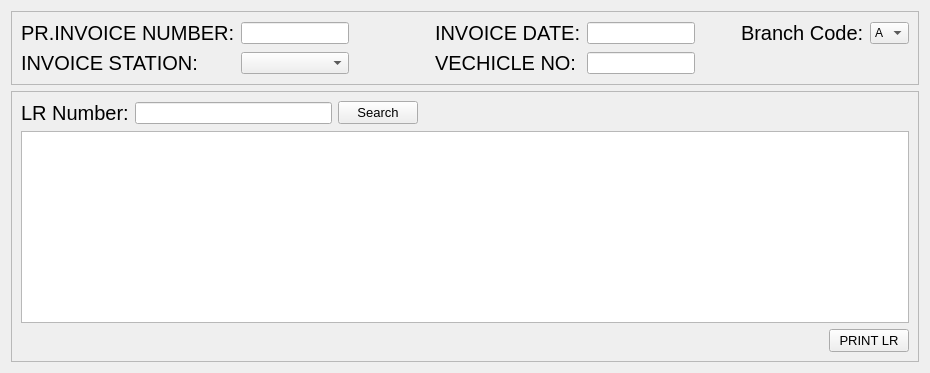
                        <widget class="QWidget" name="tab_2">
                            <attribute name="title">
                                <string>INVOICE</string>
                            </attribute>
                            <layout class="QVBoxLayout" name="verticalLayout_5">
                                <item>
                                    <widget class="QFrame" name="InvoiceTopFrame">
                                        <property name="frameShape">
                                            <enum>QFrame::StyledPanel</enum>
                                        </property>
                                        <property name="frameShadow">
                                            <enum>QFrame::Raised</enum>
                                        </property>
                                        <layout class="QVBoxLayout" name="verticalLayout_4">
                                            <item>
                                                <layout class="QGridLayout" name="gridLayout_3">
                                                    <item row="0" column="2">
                                                        <spacer name="horizontalSpacer_11">
                                                            <property name="orientation">
                                                                <enum>Qt::Horizontal</enum>
                                                            </property>
                                                            <property name="sizeHint" stdset="0">
                                                                <size>
                                                                    <width>40</width>
                                                                    <height>20</height>
                                                                </size>
                                                            </property>
                                                        </spacer>
                                                    </item>
                                                    <item row="1" column="3">
                                                        <spacer name="horizontalSpacer_10">
                                                            <property name="orientation">
                                                                <enum>Qt::Horizontal</enum>
                                                            </property>
                                                            <property name="sizeHint" stdset="0">
                                                                <size>
                                                                    <width>40</width>
                                                                    <height>20</height>
                                                                </size>
                                                            </property>
                                                        </spacer>
                                                    </item>
                                                    <item row="0" column="5">
                                                        <widget class="QLabel" name="label_15">
                                                            <property name="font">
                                                                <font>
                                                                    <pointsize>15</pointsize>
                                                                </font>
                                                            </property>
                                                            <property name="text">
                                                                <string>INVOICE DATE:</string>
                                                            </property>
                                                        </widget>
                                                    </item>
                                                    <item row="1" column="5">
                                                        <widget class="QLabel" name="label_41">
                                                            <property name="font">
                                                                <font>
                                                                    <pointsize>15</pointsize>
                                                                </font>
                                                            </property>
                                                            <property name="text">
                                                                <string>VECHICLE NO:</string>
                                                            </property>
                                                        </widget>
                                                    </item>
                                                    <item row="0" column="0">
                                                        <widget class="QLabel" name="label_17">
                                                            <property name="font">
                                                                <font>
                                                                    <pointsize>15</pointsize>
                                                                </font>
                                                            </property>
                                                            <property name="text">
                                                                <string>PR.INVOICE NUMBER:</string>
                                                            </property>
                                                        </widget>
                                                    </item>
                                                    <item row="0" column="1">
                                                        <widget class="QLineEdit" name="PrintInvoiceNumInput"/>
                                                    </item>
                                                    <item row="0" column="6">
                                                        <widget class="QLineEdit" name="ChangeAsButtonCalInvoice"/>
                                                    </item>
                                                    <item row="1" column="6">
                                                        <widget class="QLineEdit" name="InvoiceVechicleNumInput"/>
                                                    </item>
                                                    <item row="0" column="8">
                                                        <widget class="QLabel" name="label_45">
                                                            <property name="font">
                                                                <font>
                                                                    <pointsize>15</pointsize>
                                                                    <weight>50</weight>
                                                                    <italic>false</italic>
                                                                    <bold>false</bold>
                                                                    <underline>false</underline>
                                                                </font>
                                                            </property>
                                                            <property name="text">
                                                                <string>Branch Code:</string>
                                                            </property>
                                                        </widget>
                                                    </item>
                                                    <item row="1" column="0">
                                                        <widget class="QLabel" name="label_40">
                                                            <property name="font">
                                                                <font>
                                                                    <pointsize>15</pointsize>
                                                                </font>
                                                            </property>
                                                            <property name="text">
                                                                <string>INVOICE STATION:</string>
                                                            </property>
                                                        </widget>
                                                    </item>
                                                    <item row="0" column="10">
                                                        <widget class="QComboBox" name="InvoiceBranchCode">
                                                            <item>
                                                                <property name="text">
                                                                    <string>A</string>
                                                                </property>
                                                            </item>
                                                            <item>
                                                                <property name="text">
                                                                    <string>B</string>
                                                                </property>
                                                            </item>
                                                            <item>
                                                                <property name="text">
                                                                    <string>C</string>
                                                                </property>
                                                            </item>
                                                            <item>
                                                                <property name="text">
                                                                    <string>D</string>
                                                                </property>
                                                            </item>
                                                        </widget>
                                                    </item>
                                                    <item row="1" column="1">
                                                        <widget class="QComboBox" name="comboBox"/>
                                                    </item>
                                                    <item row="0" column="7">
                                                        <spacer name="horizontalSpacer_12">
                                                            <property name="orientation">
                                                                <enum>Qt::Horizontal</enum>
                                                            </property>
                                                            <property name="sizeHint" stdset="0">
                                                                <size>
                                                                    <width>40</width>
                                                                    <height>20</height>
                                                                </size>
                                                            </property>
                                                        </spacer>
                                                    </item>
                                                </layout>
                                            </item>
                                        </layout>
                                    </widget>
                                </item>
                                <item>
                                    <widget class="QFrame" name="InvoiceBotFrame">
                                        <property name="frameShape">
                                            <enum>QFrame::StyledPanel</enum>
                                        </property>
                                        <property name="frameShadow">
                                            <enum>QFrame::Raised</enum>
                                        </property>
                                        <layout class="QVBoxLayout" name="verticalLayout_6">
                                            <item>
                                                <layout class="QGridLayout" name="gridLayout_4">
                                                    <item row="0" column="1">
                                                        <widget class="QLineEdit" name="LRInvoiceSearchInput">
                                                            <property name="text">
                                                                <string/>
                                                            </property>
                                                        </widget>
                                                    </item>
                                                    <item row="0" column="4">
                                                        <spacer name="horizontalSpacer_13">
                                                            <property name="orientation">
                                                                <enum>Qt::Horizontal</enum>
                                                            </property>
                                                            <property name="sizeHint" stdset="0">
                                                                <size>
                                                                    <width>40</width>
                                                                    <height>20</height>
                                                                </size>
                                                            </property>
                                                        </spacer>
                                                    </item>
                                                    <item row="3" column="5">
                                                        <widget class="QPushButton" name="InvoicePrintButton">
                                                            <property name="font">
                                                                <font>
                                                                    <pointsize>10</pointsize>
                                                                    <weight>50</weight>
                                                                    <italic>false</italic>
                                                                    <bold>false</bold>
                                                                    <underline>false</underline>
                                                                </font>
                                                            </property>
                                                            <property name="text">
                                                                <string>PRINT LR</string>
                                                            </property>
                                                        </widget>
                                                    </item>
                                                    <item row="2" column="0" colspan="6">
                                                        <widget class="QTableView" name="InvoiceMainTableView"/>
                                                    </item>
                                                    <item row="0" column="0">
                                                        <widget class="QLabel" name="label_12">
                                                            <property name="font">
                                                                <font>
                                                                    <pointsize>15</pointsize>
                                                                    <weight>50</weight>
                                                                    <italic>false</italic>
                                                                    <bold>false</bold>
                                                                    <underline>false</underline>
                                                                </font>
                                                            </property>
                                                            <property name="text">
                                                                <string>LR Number:</string>
                                                            </property>
                                                        </widget>
                                                    </item>
                                                    <item row="0" column="3">
                                                        <spacer name="horizontalSpacer_14">
                                                            <property name="orientation">
                                                                <enum>Qt::Horizontal</enum>
                                                            </property>
                                                            <property name="sizeHint" stdset="0">
                                                                <size>
                                                                    <width>40</width>
                                                                    <height>20</height>
                                                                </size>
                                                            </property>
                                                        </spacer>
                                                    </item>
                                                    <item row="0" column="2">
                                                        <widget class="QPushButton" name="LRSearchInvoiceButton">
                                                            <property name="font">
                                                                <font>
                                                                    <pointsize>10</pointsize>
                                                                    <weight>50</weight>
                                                                    <italic>false</italic>
                                                                    <bold>false</bold>
                                                                    <underline>false</underline>
                                                                </font>
                                                            </property>
                                                            <property name="text">
                                                                <string>Search</string>
                                                            </property>
                                                        </widget>
                                                    </item>
                                                </layout>
                                            </item>
                                        </layout>
                                    </widget>
                                </item>
                            </layout>
                        </widget>
